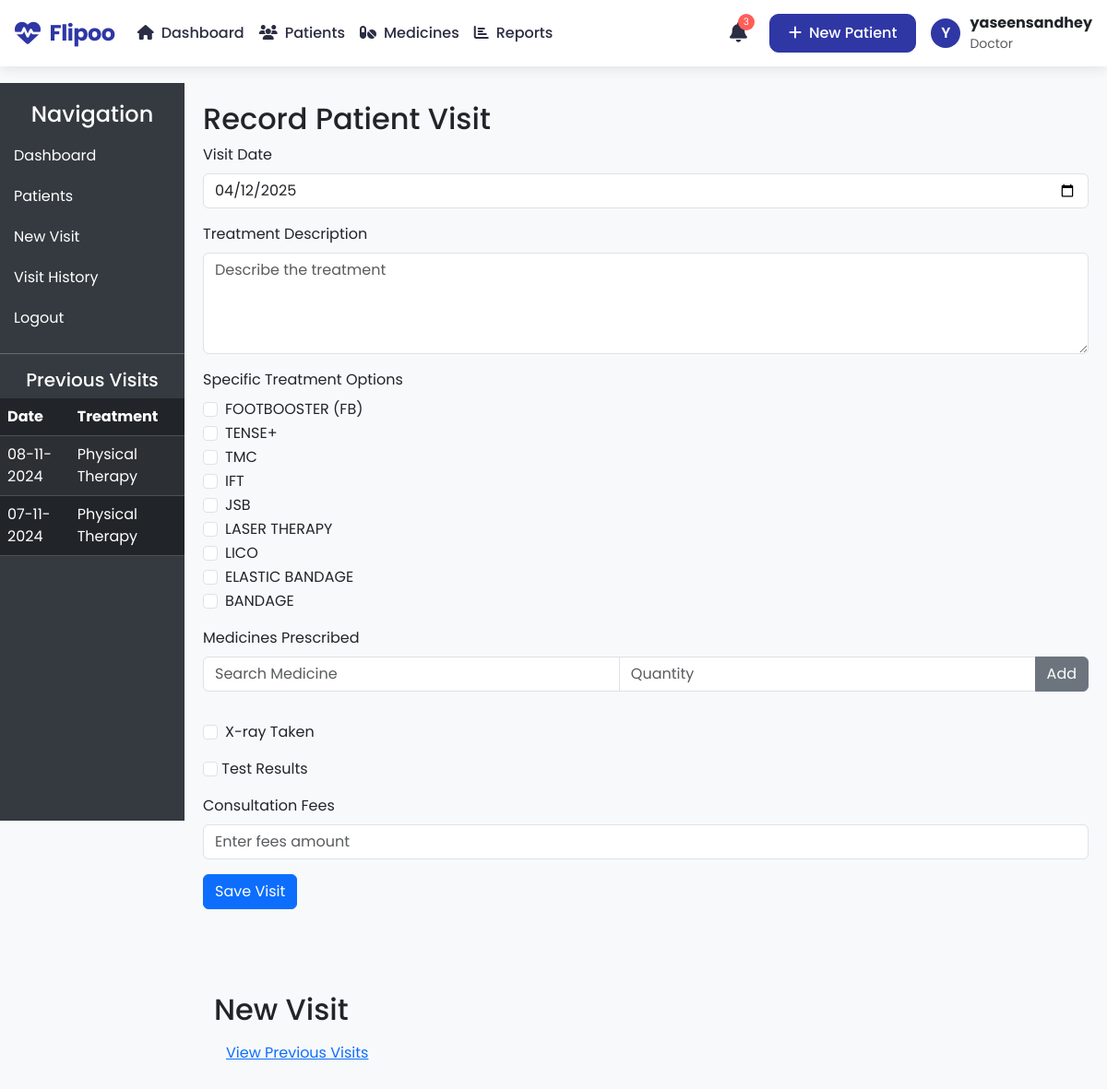
Screenshot of /newVisitRecord.php?id=1 (signed in) with the database file from the repository.
### tables this page shows
CREATE TABLE `visits` (
  `id` int(6) UNSIGNED NOT NULL,
  `patient_id` int(6) NOT NULL,
  `visit_date` date NOT NULL,
  `treatment` text NOT NULL,
  `medicines` text NOT NULL,
  `xray_taken` tinyint(1) NOT NULL DEFAULT 0,
  `xray_details` text DEFAULT NULL,
  `xray_file` varchar(255) DEFAULT NULL,
  `fees` decimal(10,2) NOT NULL,
  `treatment_options` text DEFAULT NULL,
  `s_uric_acid` varchar(255) DEFAULT NULL,
  `calcium` varchar(255) DEFAULT NULL,
  `esr` varchar(255) DEFAULT NULL,
  `cholesterol` varchar(255) DEFAULT NULL
);

### newVisitRecord.php (the view, shortened to what this page needs)
<?php
include "dbConnect.php";
$patient_id = $_GET['id'];
$visits_sql = "SELECT id, visit_date, treatment FROM visits WHERE patient_id = '$patient_id' ORDER BY visit_date DESC";
$visits_result = mysqli_query($conn, $visits_sql);
?>
<!DOCTYPE html>
<html lang="en">
<head>
    <link rel="stylesheet" href="assets/bootstrap/css/bootstrap.min.css">
    <link rel="stylesheet" href="style.css">
</head>
<body>
    <?php include 'header.php'; ?>
    <div class="container-fluid">
        <div class="sidebar">
            <h4 class="text-center">Navigation</h4>
            <a href="dashboard.php">Dashboard</a>
            <a href="patient_list.php">Patients</a>
            <a href="new_visit.php?id=<?php echo $patient_id; ?>">New Visit</a>
            <a href="visit_history.php?id=<?php echo $patient_id; ?>">Visit History</a>
            <a href="logout.php">Logout</a>
            <hr>
            <h5 class="text-center">Previous Visits</h5>
            <?php if (mysqli_num_rows($visits_result) > 0): ?>
                <table class="table table-dark table-striped">
                    <thead>
                        <tr>
                            <th>Date</th>
                            <th>Treatment</th>
                        </tr>
                    </thead>
                    <tbody>
                        <?php while ($visit = mysqli_fetch_assoc($visits_result)): ?>
                            <tr>
                                <td><?php echo date("d-m-Y", strtotime($visit['visit_date'])); ?></td>
                                <td><?php echo htmlspecialchars($visit['treatment']); ?></td>
                            </tr>
                        <?php endwhile; ?>
                    </tbody>
                </table>
            <?php else: ?>
                <p class="text-center">No previous visits found.</p>
            <?php endif; ?>
        </div>
        <div class="content">
            <div class="d-flex justify-content-between">
                <h2>Record Patient Visit</h2>
            </div>
            <form action="saveVisit.php" method="POST" enctype="multipart/form-data">
                <div class="mb-3">
                    <label for="visit_date" class="form-label">Visit Date</label>
                    <input type="date" class="form-control" name="visit_date" id="visit_date" required>
                </div>
                <div class="mb-3">
                    <label for="treatment" class="form-label">Treatment Description</label>
                    <textarea class="form-control" name="treatment" rows="4" placeholder="Describe the treatment"
                        required></textarea>
                </div>
                <div class="mb-3">
                    <label for="treatment_options" class="form-label">Specific Treatment Options</label><br>
                    <div class="form-check">
                        <input class="form-check-input" type="checkbox" id="footbooster" name="treatment_options[]"
                            value="FOOTBOOSTER (FB)">
                        <label class="form-check-label" for="footbooster">FOOTBOOSTER (FB)</label>
                    </div>
                    <div class="form-check">
                        <input class="form-check-input" type="checkbox" id="tense" name="treatment_options[]"
                            value="TENSE+">
                        <label class="form-check-label" for="tense">TENSE+</label>
                    </div>
                    <div class="form-check">
                        <input class="form-check-input" type="checkbox" id="tmc" name="treatment_options[]" value="TMC">
                        <label class="form-check-label" for="tmc">TMC</label>
                    </div>
                    <div class="form-check">
                        <input class="form-check-input" type="checkbox" id="ift" name="treatment_options[]" value="IFT">
                        <label class="form-check-label" for="ift">IFT</label>
                    </div>
                    <div class="form-check">
                        <input class="form-check-input" type="checkbox" id="jsb" name="treatment_options[]" value="JSB">
                        <label class="form-check-label" for="jsb">JSB</label>
                    </div>
                    <div class="form-check">
                        <input class="form-check-input" type="checkbox" id="laser" name="treatment_options[]"
                            value="LASER THERAPY">
                        <label class="form-check-label" for="laser">LASER THERAPY</label>
                    </div>
                    <div class="form-check">
                        <input class="form-check-input" type="checkbox" id="lico" name="treatment_options[]"
                            value="LICO">
                        <label class="form-check-label" for="lico">LICO</label>
                    </div>
                    <div class="form-check">
                        <input class="form-check-input" type="checkbox" id="elastic_bandage" name="treatment_options[]"
                            value="ELASTIC BANDAGE">
                        <label class="form-check-label" for="elastic_bandage">ELASTIC BANDAGE</label>
                    </div>
                    <div class="form-check">
                        <input class="form-check-input" type="checkbox" id="bandage" name="treatment_options[]"
                            value="BANDAGE">
                        <label class="form-check-label" for="bandage">BANDAGE</label>
                    </div>
                </div>
                <div class="mb-3">
                    <label for="medicines" class="form-label">Medicines Prescribed</label>
                    <div class="input-group mb-3">
                        <input type="text" id="medicine_search" class="form-control" placeholder="Search Medicine"
                            oninput="searchMedicines()">
                        <input type="number" id="medicine_quantity" class="form-control" placeholder="Quantity" min="1">
                        <button class="btn btn-secondary" type="button" onclick="addMedicine()">Add</button>
                    </div>
                </div>
                <div class="mb-3 form-check">
                    <input type="checkbox" class="form-check-input" id="xray_checkbox" name="xray"
                        onclick="toggleXrayDetails()">
                    <label class="form-check-label" for="xray_checkbox">X-ray Taken</label>
                </div>
                <div class="mb-3">
                    <input type="checkbox" class="form-check-input" id="test_results_checkbox"
                        onclick="toggleTestResults()">
                    <label for="test_results_checkbox" class="form-check-label">Test Results</label>
                </div>
                <div class="mb-3">
                    <label for="fees" class="form-label">Consultation Fees</label>
                    <input type="number" class="form-control" name="fees" placeholder="Enter fees amount" required>
                </div>
                <button type="submit" id="saveVisitBtn" class="btn btn-primary">Save Visit</button>
            </form>
            <div class="container">
                <h2>New Visit</h2>
                <button class="btn btn-link" type="button" data-bs-toggle="collapse" data-bs-target="#previousVisits"
                    aria-expanded="false" aria-controls="previousVisits">
                    View Previous Visits
                </button>
            </div>
        </div>
    </div>
</body>
</html>

### style.css (style rules this page uses)
:root { --primary-color: #5D5FEF; --secondary-text-color: #A0A3B1; --text-color: #2B2D42; --background-color: #FFFFFF; --accent-red: #FF5E57; --accent-green: #00C896; --accent-blue: #00A3FF; --accent-purple: #6C63FF; --hover-background: #F0F4FF; }
body { background-color: #f8f9fb !important; font-family: "Poppins", sans-serif !important; }

### newVisitRecord.php (style rules this page uses)
.container-fluid { display: flex; padding: 0; }
.sidebar { min-width: 200px; max-width: 200px; background-color: #343a40; color: #fff; height: 100vh; padding-top: 20px; position: fixed; }
.sidebar a { color: #fff; padding: 10px 15px; display: block; text-decoration: none; }
.content { margin-left: 200px; padding: 20px; width: 100%; }

### header.php (style rules this page uses)
:root { --primary-color: #2E37A4; --secondary-color: #F0F4FF; --accent-color: #4f57d1; --text-color: #2B2D42; --light-text: #A0A3B1; --danger-color: #FF5E57; --success-color: #00C896; --border-radius: 10px; --box-shadow: 0 4px 12px rgba(0, 0, 0, 0.08); --transition: all 0.3s ease; }
.container { padding-top: 90px; }

### rows the page displays
visits: visit_date "08-11-2024", treatment "Physical Therapy"
visits: visit_date "07-11-2024", treatment "Physical Therapy"

### other values shown
$notificationCount "3"
$firstLetter "Y"
$username "yaseensandhey"
